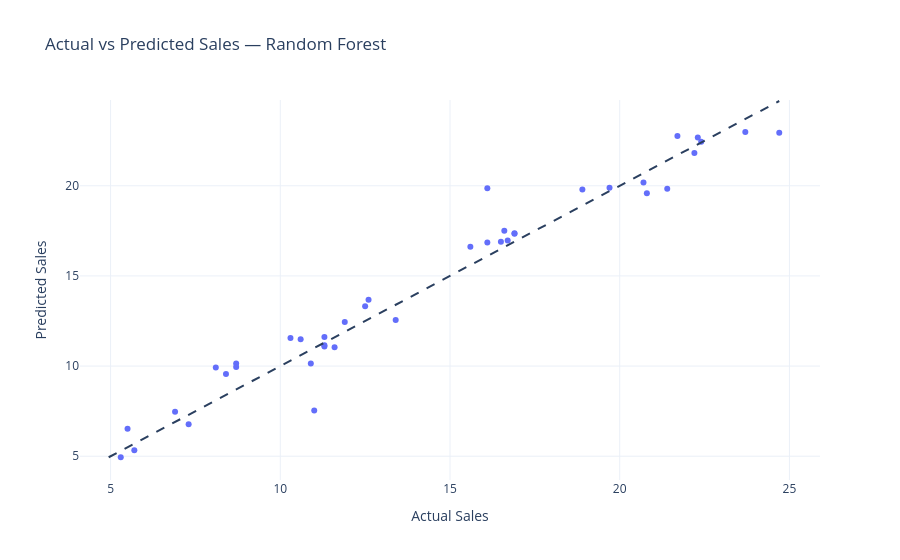

The notebook cell this image was saved under:
### Code cell
# ============================================================
# Best Model Actual vs Predicted
# ============================================================

plot_minimum = min(
    best_model_predictions[
        "Actual Sales"
    ].min(),
    best_model_predictions[
        "Predicted Sales"
    ].min()
)

plot_maximum = max(
    best_model_predictions[
        "Actual Sales"
    ].max(),
    best_model_predictions[
        "Predicted Sales"
    ].max()
)

fig = px.scatter(
    best_model_predictions,
    x="Actual Sales",
    y="Predicted Sales",
    hover_data=[
        "Residual",
        "Absolute Error"
    ],
    title=(
        f"Actual vs Predicted Sales — "
        f"{best_model_name}"
    ),
    template="plotly_white"
)

fig.add_shape(
    type="line",
    x0=plot_minimum,
    y0=plot_minimum,
    x1=plot_maximum,
    y1=plot_maximum,
    line=dict(
        dash="dash"
    )
)

fig.update_layout(
    xaxis_title="Actual Sales",
    yaxis_title="Predicted Sales"
)

fig.show()

### Figure 1 — Plotly figure (JSON) as saved in the notebook; plotly's stock layout.template omitted (floating-point values rounded to 4 significant figures)
{"data": [{"customdata": [[-0.4677, 0.4677], [-0.03633, 0.03633], [1.57, 1.57], [0.5233, 0.5233], [1.754, 1.754], [-1.073, 1.073], [-0.378, 0.378], [-1.158, 1.158], [-0.4007, 0.4007], [-0.759, 0.759], [3.463, 3.463], [-1.439, 1.439], [-0.443, 0.443], [0.356, 0.356], [-1.254, 1.254], [-0.2633, 0.2633], [-1.018, 1.018], [-0.908, 0.908], [-0.3193, 0.3193], [-0.8927, 0.8927], [-0.189, 0.189], [-0.82, 0.82], [0.751, 0.751], [0.3843, 0.3843], [0.2157, 0.2157], [-1.826, 1.826], [-1.065, 1.065], [0.8453, 0.8453], [-0.8823, 0.8823], [0.3717, 0.3717], [-1.018, 1.018], [0.1447, 0.1447], [0.7197, 0.7197], [-1.249, 1.249], [-3.759, 3.759], [0.5243, 0.5243], [0.549, 0.549], [1.21, 1.21], [-0.55, 0.55], [-0.5727, 0.5727]], "hovertemplate": "Actual Sales=%{x}<br>Predicted Sales=%{y}<br>Residual=%{customdata[0]}<br>Absolute Error=%{customdata[1]}<extra></extra>", "legendgroup": "", "marker": {"color": "#636efa", "symbol": "circle"}, "mode": "markers", "name": "", "orientation": "v", "showlegend": false, "type": "scatter", "x": [16.9, 22.4, 21.4, 7.3, 24.7, 12.6, 22.3, 8.4, 16.5, 16.1, 11.0, 8.7, 16.9, 5.3, 10.3, 16.7, 5.5, 16.6, 11.3, 18.9, 19.7, 12.5, 10.9, 22.2, 11.3, 8.1, 21.7, 13.4, 10.6, 5.7, 15.6, 11.3, 23.7, 8.7, 16.1, 20.7, 11.6, 20.8, 11.9, 6.9], "xaxis": "x", "y": [17.37, 22.44, 19.83, 6.777, 22.95, 13.67, 22.68, 9.558, 16.9, 16.86, 7.537, 10.14, 17.34, 4.944, 11.55, 16.96, 6.518, 17.51, 11.62, 19.79, 19.89, 13.32, 10.15, 21.82, 11.08, 9.926, 22.76, 12.55, 11.48, 5.328, 16.62, 11.16, 22.98, 9.949, 19.86, 20.18, 11.05, 19.59, 12.45, 7.473], "yaxis": "y"}], "layout": {"legend": {"tracegroupgap": 0}, "shapes": [{"line": {"dash": "dash"}, "type": "line", "x0": 4.944, "x1": 24.7, "y0": 4.944, "y1": 24.7}], "title": {"text": "Actual vs Predicted Sales — Random Forest"}, "xaxis": {"anchor": "y", "domain": [0, 1], "title": {"text": "Actual Sales"}}, "yaxis": {"anchor": "x", "domain": [0, 1], "title": {"text": "Predicted Sales"}}}}
